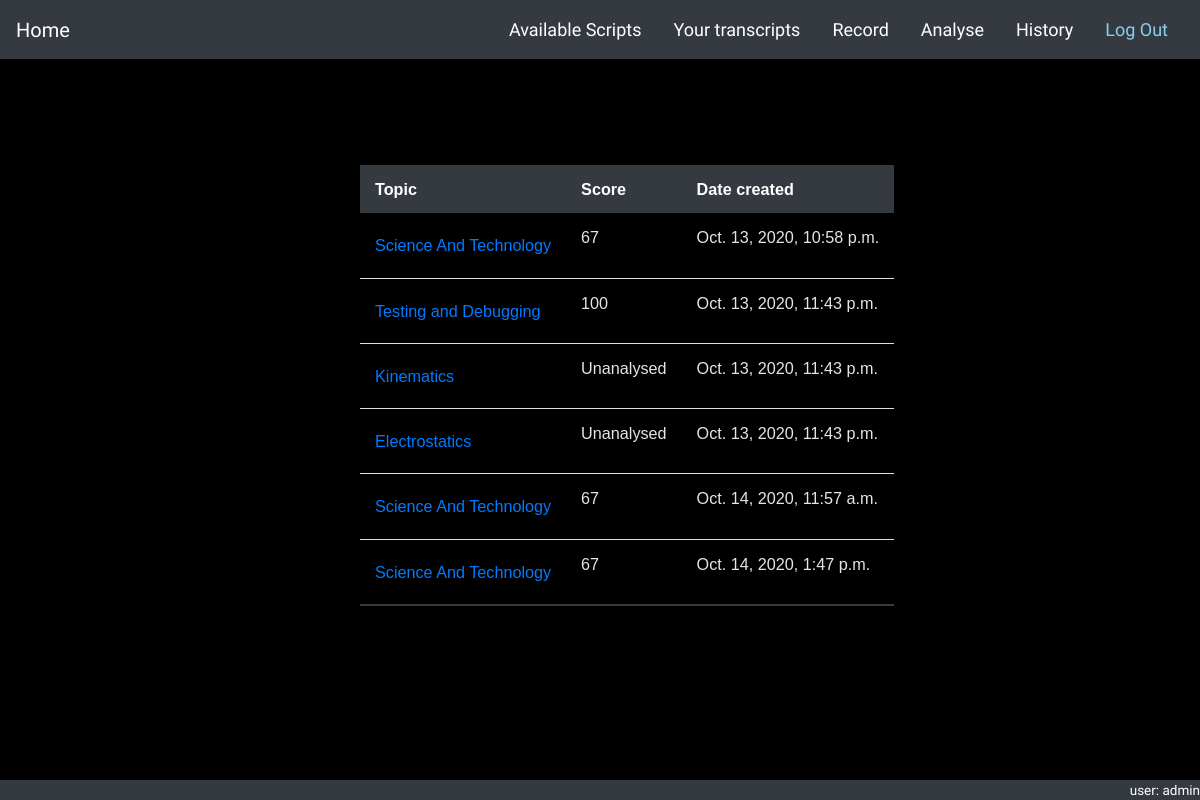
Screenshot of /lessons/analyse (signed in) with the database file from the repository.
### lessons/models.py (models this page shows, shortened)
class AnalysisObj(models.Model):
    transcript = models.ForeignKey(Transcript, null=True, on_delete=models.CASCADE)
    script = models.ForeignKey(Script, null=True, on_delete=models.CASCADE)
    user = models.ForeignKey(settings.AUTH_USER_MODEL, on_delete=models.CASCADE)
    date = models.DateTimeField(auto_now_add=True)
    score = models.IntegerField(null=True, blank=True)
    highlights = models.TextField(null=True, blank=True)
    highlights_missed = models.TextField(null=True, blank=True)
    filler_words = models.TextField(null=True, blank=True)
    def get_absolute_url(self):
        return reverse('analyse_detail', args=[str(self.pk)])
    def __str__(self):
        return self.script.topic.name

class Script(models.Model):
    topic = models.ForeignKey(Topic, on_delete=models.CASCADE, null=True)   # todo onetoonefield
    text = models.TextField()
    _flags = models.TextField(blank=True)
    @property
    def flags(self):
        val = self._flags.strip('][').split(', ')
        return val

class Topic(models.Model):
    name = models.CharField(max_length=50)

class CustomUser(AbstractUser):
    pass

### lessons/views.py (the view)
# urls.py: path('analyse', views.AnalysisListView.as_view(), name='analyse_list'),
class AnalysisListView(LoginRequiredMixin, generic.ListView):
    model = AnalysisObj
    template_name = 'analysis_list.html'

### lessons/templates/analysis_list.html (shortened to what this page needs)
{% extends 'base_generic.html' %}
{% load static %}
{% block content %}
    <br>
    <br>
    <br>
    <div class="container">
        <table class="styled-table">
            <thead>
            <tr>
                <th>Topic</th>
                <th>Score</th>
                <th>Date created</th>
            </tr>
            </thead>
            {% for analysis in analysisobj_list %}
                <tr>
                    <td> <a href="{{ analysis.get_absolute_url }}">{{analysis}}</a> </td>
                    <td> <p style="font-size: 1em;">
                        {% if analysis.score == None %}
                            Unanalysed
                        {% else %}
                            {{analysis.score}}
                        {% endif %}
                    </p> </td>
                    <td> <p>{{ analysis.date }}</p> </td>
                </tr>
            {% endfor %}
        </table>
    </div>
{% endblock %}

### lessons/templates/base_generic.html (shortened to what this page needs)
<!DOCTYPE html>
{% load static %}
<html lang="en">
<head>
    <link rel="stylesheet" href="https://stackpath.bootstrapcdn.com/bootstrap/4.5.0/css/bootstrap.min.css">
    <link rel="stylesheet" href="{% static 'css/master.css' %}">
</head>
<body data-spy="scroll" data-target="#navbar">
<nav id="navbar" class="navbar sticky-top navbar-dark bg-dark">
    <a class="navbar-brand" href="{% url 'index' %}">Home</a>
    <ul class="nav nav-pills">
        <li class="nav-item">
            <a class="nav-link" style="color: white;" href="{% url 'script_list' %}">Available Scripts</a>
        </li>
        <li class="nav-item active">
            <a class="nav-link" style="color: white;" href="{% url 'transcript_list' %}">Your transcripts</a>
        </li>
        <li class="nav-item">
            <a class="nav-link" style="color: white;" href="{% url 'record' %}">Record</a>
        </li>
        <li class="nav-item">
            <a class="nav-link" style="color: white;" href="{% url 'analyse' %}">Analyse</a>
        </li>
        <li class="nav-item">
            <a class="nav-link" style="color: white;" href="{% url 'analyse_list' %}">History</a>
        </li>
        <li>
            <a class="nav-link" style="color: #89CFF0;" href="{% url 'logout' %}">Log Out</a>
        </li>
    </ul>
</nav>
{% block content %}
{% endblock %}
<div id="footer" style="
        position: fixed;
        bottom:0px;
        left: 0;
        right: 0;
        height: 1.5em;
        text-align: right;
        background-color: #343a40;
        color: white;
        font-size: 0.75em;">
    <p>user: {{user}}</p>
</div>
</body>
</html>

### lessons/templates/base_generic.html (style rules this page uses)
body { background-color: black; color: #E5E5E5; font-family: 'Abel', sans-serif; font-size: large; }

### rows the page displays
AnalysisObj: script.name "Science And Technology", score "67", date "Oct. 13, 2020, 10:58 p.m."
AnalysisObj: script.name "Testing and Debugging", score "100", date "Oct. 13, 2020, 11:43 p.m."
AnalysisObj: script.name "Kinematics", shows "Unanalysed", date "Oct. 13, 2020, 11:43 p.m."
AnalysisObj: script.name "Electrostatics", shows "Unanalysed", date "Oct. 13, 2020, 11:43 p.m."
AnalysisObj: script.name "Science And Technology", score "67", date "Oct. 14, 2020, 11:57 a.m."
AnalysisObj: script.name "Science And Technology", score "67", date "Oct. 14, 2020, 1:47 p.m."
CustomUser: username "admin"
